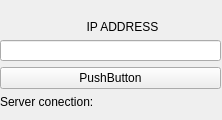
<?xml version="1.0" encoding="UTF-8"?>
<ui version="4.0">
 <class>MainForm</class>
 <widget class="QWidget" name="MainForm">
  <property name="geometry">
   <rect>
    <x>0</x>
    <y>0</y>
    <width>222</width>
    <height>120</height>
   </rect>
  </property>
  <property name="windowTitle">
   <string>Form</string>
  </property>
  <widget class="QWidget" name="layoutWidget">
   <property name="geometry">
    <rect>
     <x>0</x>
     <y>20</y>
     <width>221</width>
     <height>89</height>
    </rect>
   </property>
   <layout class="QVBoxLayout" name="verticalLayout">
    <item>
     <widget class="QLabel" name="label_2">
      <property name="text">
       <string>                          IP ADDRESS</string>
      </property>
     </widget>
    </item>
    <item>
     <widget class="QLineEdit" name="lineEdit"/>
    </item>
    <item>
     <widget class="QPushButton" name="pushButton_client">
      <property name="text">
       <string>PushButton</string>
      </property>
     </widget>
    </item>
    <item>
     <widget class="QLabel" name="label">
      <property name="text">
       <string>Server conection: </string>
      </property>
     </widget>
    </item>
   </layout>
  </widget>
 </widget>
 <resources/>
 <connections/>
</ui>
